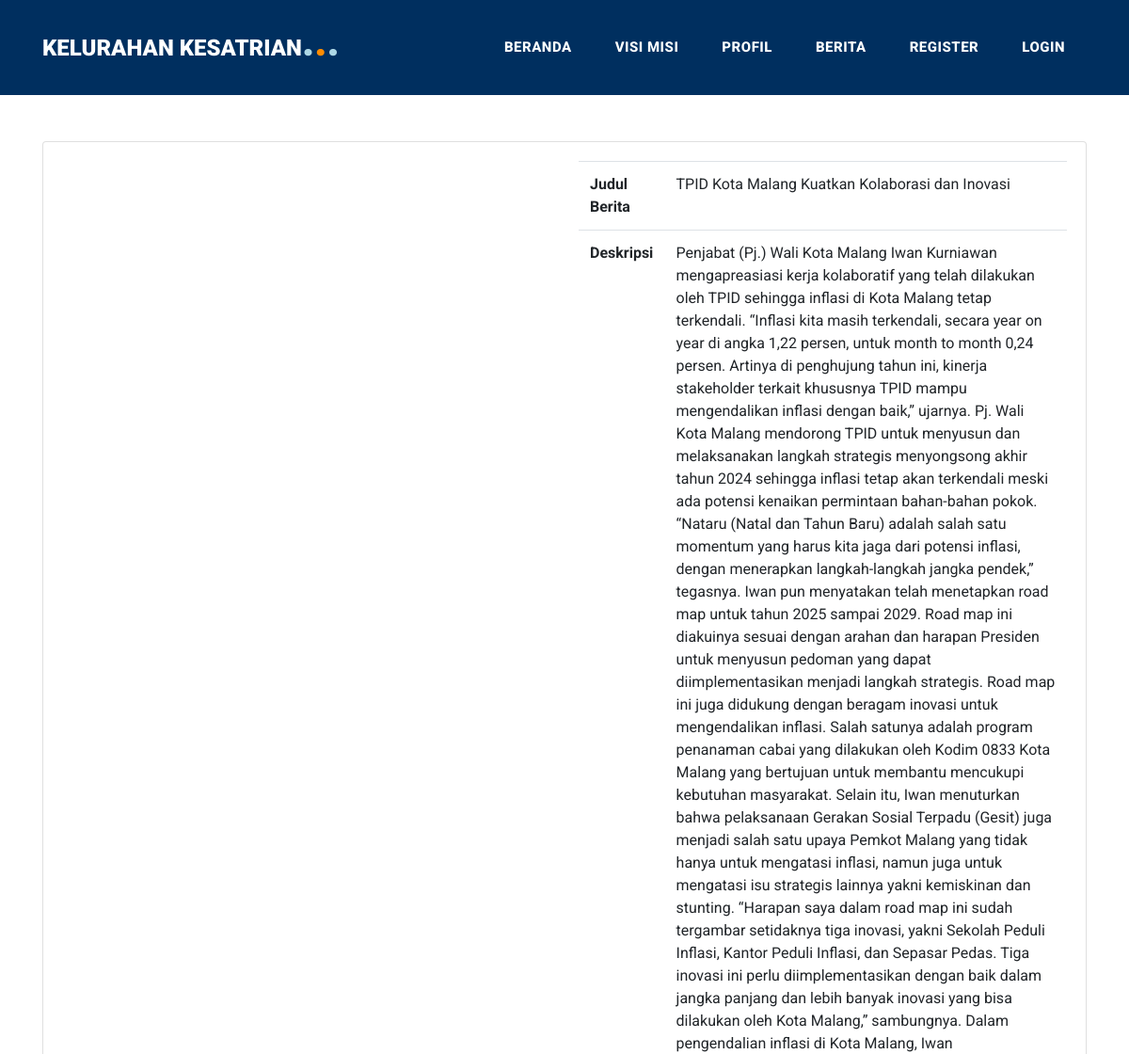
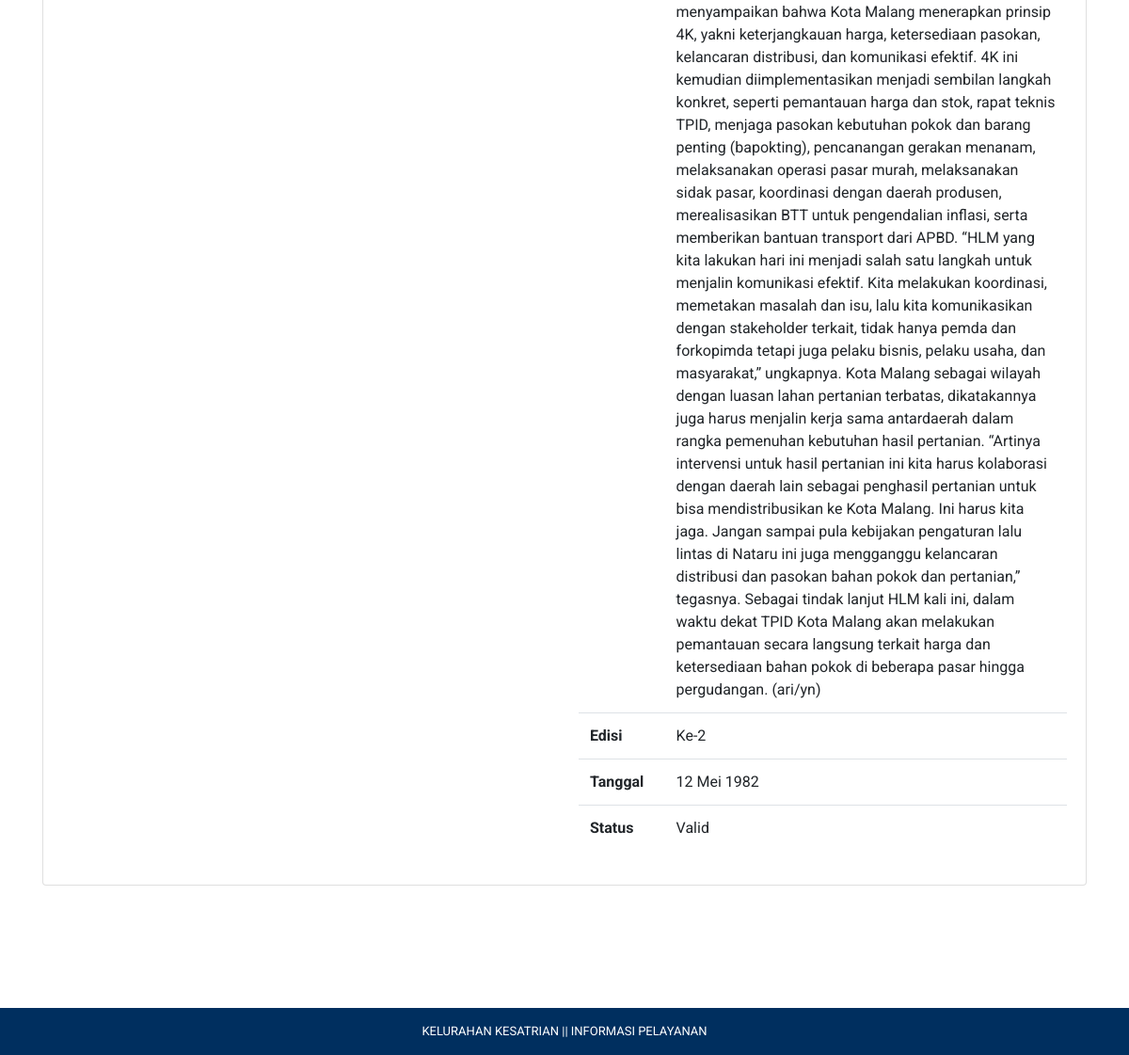
Screenshot of /customer/data_mobil/detail_mobil/28 with the database file from the repository (2 pictures, top to bottom).
### tables this page shows
CREATE TABLE `buku` (
  `id_buku` int NOT NULL,
  `id_tipe` int NOT NULL,
  `nama_buku` varchar(120) NOT NULL,
  `deskripsi` text NOT NULL,
  `diskon` decimal(10,0) NOT NULL,
  `warna` varchar(20) NOT NULL,
  `tahun` varchar(25) NOT NULL,
  `status` varchar(50) NOT NULL,
  `harga` int NOT NULL,
  `denda` int NOT NULL,
  `pembatas` int NOT NULL,
  `sampul` int NOT NULL,
  `audiobook` int NOT NULL,
  `cdbook` int NOT NULL,
  `gambar` varchar(255) NOT NULL,
  `genre` varchar(120) NOT NULL
);

### application/controllers/customer/Data_mobil.php (called while the page is built, shortened)
<?php
class Data_mobil extends CI_Controller{
  public function detail_mobil($id){
    $data['detail'] = $this->rental_model->ambil_id_mobil($id);
    $this->load->view('templates_customer/header');
    $this->load->view('customer/detail_mobil', $data);
    $this->load->view('templates_customer/footer');
  }
}

### index.php (called while the page is built, shortened)
<?php
require_once BASEPATH.'core/CodeIgniter.php';

### application/models/Rental_model.php (called while the page is built, shortened)
<?php
class Rental_model extends CI_Model {
  public function ambil_id_mobil($id){
    $hasil = $this->db->where('id_buku', $id)->get('buku');
    if($hasil->num_rows() > 0){
      return $hasil->result();
    }
    else{
      return false;
    }
  }
}

### application/views/customer/detail_mobil.php (the view, shortened to what this page needs)
<div class="container">
  <div style="height: 150px;"></div>
  <div class="card">
    <div class="card-body">
      <?php foreach ($detail as $dt): ?>
        <div class="row">
          <div class="col-md-6">
          </div>
          <div class="col-md-6">
            <table class="table">
              <tr>
                <th>Judul Berita</th>
                <td><?= $dt->nama_buku; ?></td>
              </tr>
              <tr>
                <th>Deskripsi</th>
                <td><?= $dt->deskripsi; ?></td>
              </tr>
              <tr>
                <th>Edisi</th>
                <td><?= $dt->warna; ?></td>
              </tr>
              <tr>
                <th>Tanggal</th>
                <td><?= $dt->tahun; ?></td>
              </tr>
              <tr>
                <th>Status</th>
                <td>
                  <?php if ($dt->status == '1') {
                    echo "Valid";
                  } else {
                    echo "Tidak Valid";
                  } ?>
                </td>
              </tr>
            </table>
          </div>
        </div>
      <?php endforeach; ?>
    </div>
  </div>
</div>
<div style="height: 180px;"></div>

### assets/assets_shop/css/style.css (style rules this page uses)
body { font-family: 'Roboto', sans-serif; overflow-x: hidden; text-rendering: optimizeLegibility; -webkit-font-smoothing: antialiased; -moz-osx-font-smoothing: grayscale; }

### rows the page displays
buku: nama_buku "TPID Kota Malang Kuatkan Kolaborasi dan Inovasi", deskripsi "Penjabat (Pj.) Wali Kota Malang Iwan Kurniawan mengapreasiasi kerja kolaboratif yang telah dilakukan oleh TPID sehingga inflasi di Kota Malang tetap terkendali. “Inflasi kita masih terkendali, secara year on year di angka 1,22 persen, untuk month to month 0,24 persen. Artinya di penghujung tahun ini, kinerja stakeholder terkait khususnya TPID mampu mengendalikan inflasi dengan baik,” ujarnya. Pj. Wali Kota Malang mendorong TPID untuk menyusun dan melaksanakan langkah strategis menyongsong akhir tahun 2024 sehingga inflasi tetap akan terkendali meski ada potensi kenaikan permintaan bahan-bahan pokok. “Nataru (Natal dan Tahun Baru) adalah salah satu momentum yang harus kita jaga dari potensi…", warna "Ke-2", tahun "12 Mei 1982", status "Valid"
